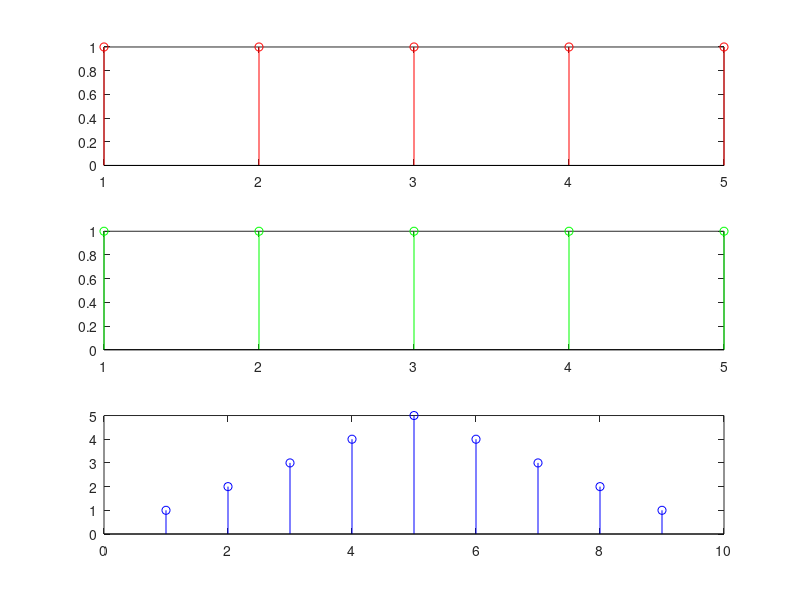

Write the MATLAB code that produced this figure.
L=input('Panjang gelombang (>=10) : ');
P=input('Lebar Pulsa ( <L) : ');
for n=1:L
    if n<=P
        x(n)=1;
    else
        x(n)=0;
    end
end
t=1:L;
subplot(311); stem(t,x,'-r')

for n=1:L
    if n<=P
        v(n)=1;
    else
        v(n)=0;
    end
end
t=1:L;
subplot(312); stem(t,v, '-g')

subplot(313); stem(conv(x,v), '-b')
